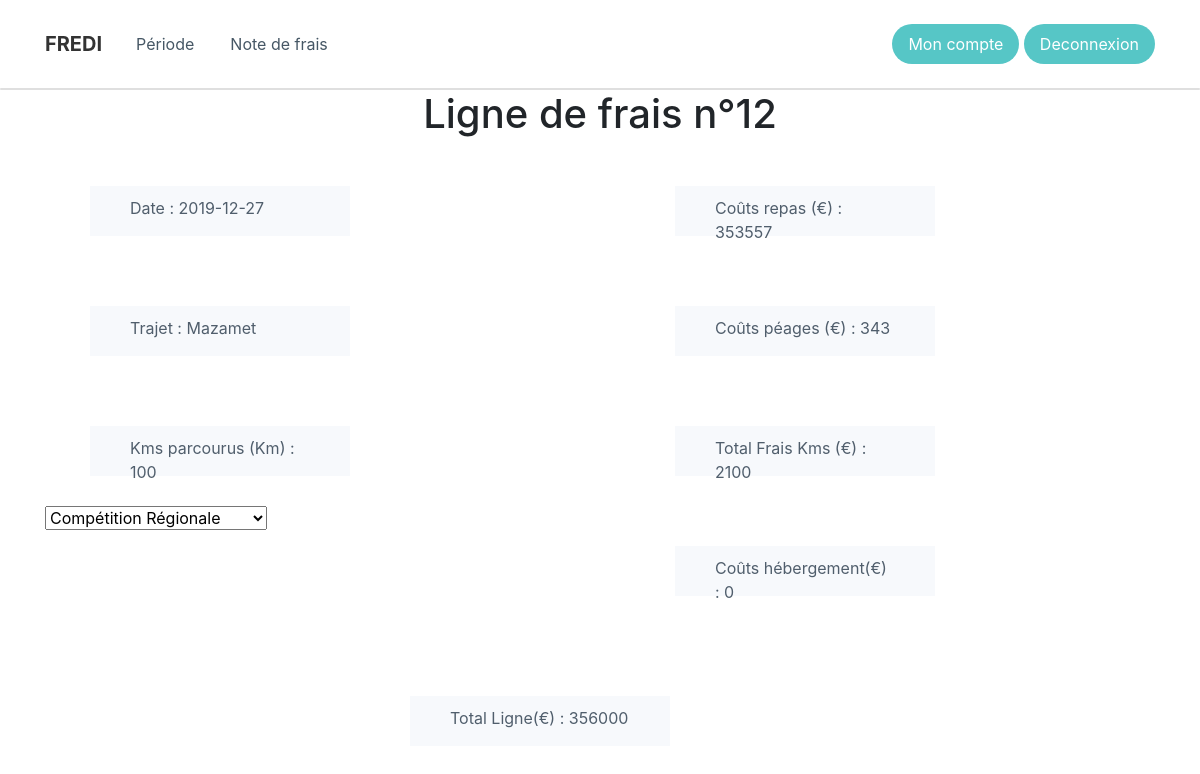
Before: /Ligne_de_frais.php?id_ligne=12 (signed in) with the older database file.
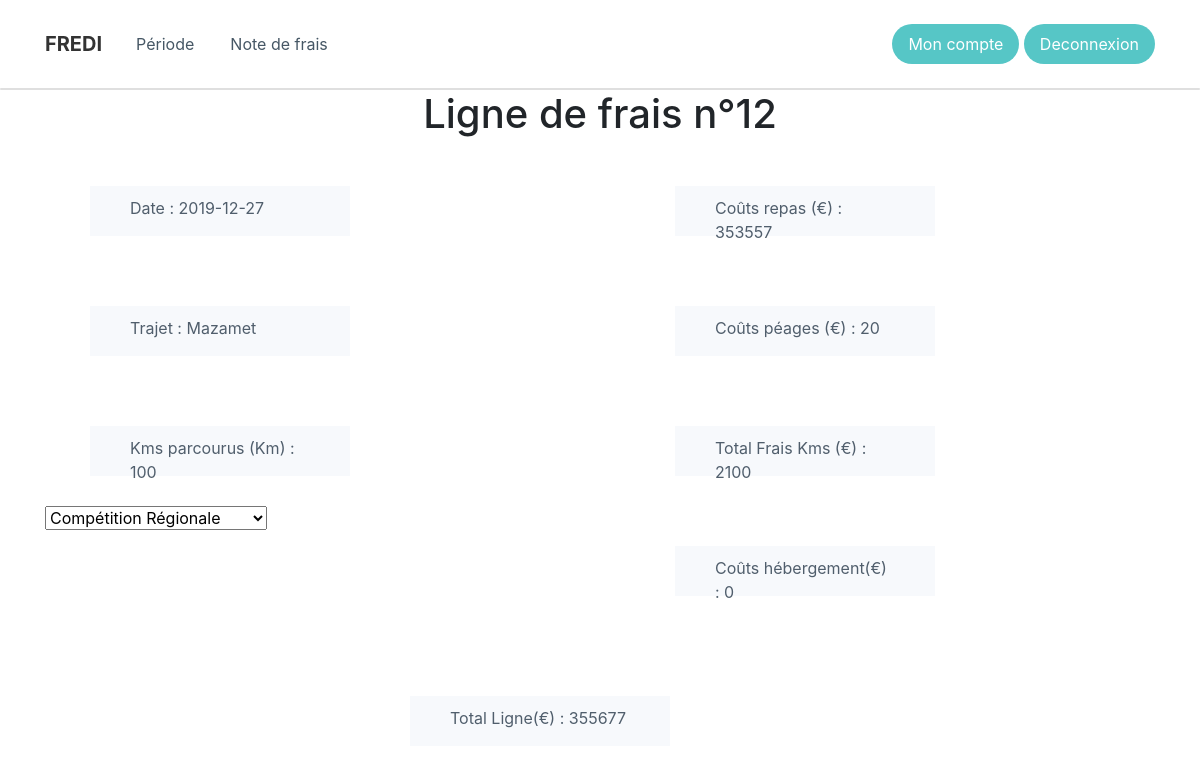
After: the same page with the newer database file.
### tables this page shows
CREATE TABLE `ligne_de_frais` (
  `id_ligne` int(11) NOT NULL,
  `date_frais` date NOT NULL,
  `lib_trajet` varchar(50) NOT NULL,
  `cout_peage` decimal(10,0) NOT NULL,
  `cout_repas` decimal(10,0) NOT NULL,
  `cout_hebergement` decimal(10,0) NOT NULL,
  `nb_km` int(11) NOT NULL,
  `total_km` decimal(10,0) NOT NULL,
  `total_ligne` decimal(10,0) NOT NULL,
  `code_statut` int(11) NOT NULL,
  `id_motif` int(11) NOT NULL,
  `annee` int(11) NOT NULL,
  `id_note` int(11) NOT NULL
);

### DAO/DAO.php (called while the page is built, shortened)
<?php
class DAO {
    public function __construct() {
        $user = DB_USER;
        $password = DB_PASSWORD;
        $host = DB_HOST;
        $name = DB_NAME;
        $dsn = 'mysql:host='.$host.';dbname='.$name;
        try {
            $pdo = new PDO($dsn, $user, $password, array(PDO::MYSQL_ATTR_INIT_COMMAND => "SET NAMES utf8"));
            $pdo->setAttribute(PDO::ATTR_ERRMODE, PDO::ERRMODE_EXCEPTION);
        } catch (PDOException $e) {
            echo("<p>Erreur lors de la connexion : " . $e->getMessage().'<p>');
        }
        $this->pdo = $pdo;
    }
}

### DAO/ligneDAO.php (called while the page is built, shortened)
<?php
require_once('DAO.php');
require_once('ligne.php');
Class LigneDAO extends DAO {
    public function find($id_ligne) {
        $sql = "SELECT * FROM ligne_de_frais WHERE id_ligne= :id_ligne";
        try {
            $sth = $this->pdo->prepare($sql);
            $sth->execute(array(
                ':id_ligne' => $id_ligne
            ));
            $row = $sth->fetch(PDO::FETCH_ASSOC);
        } catch (PDOException $e) {
            throw new Exception("Erreur lors de la requête SQL : " . $e->getMessage());
        }
        $ligne_de_frais=null;
        if ($row) {
            $ligne_de_frais = new Ligne($row);
        }
        return $ligne_de_frais;
    }
}

### DAO/ligne.php (called while the page is built, shortened)
<?php
class Ligne {
    private $date_frais;
    private $lib_trajet;
    private $cout_peage;
    private $cout_repas;
    private $cout_hebergement;
    private $nb_km;
    private $total_km;
    private $total_ligne;
    private $id_motif;
    public function __construct(array $row) {
        $this->date_frais = $row['date_frais'];
        $this->lib_trajet = $row['lib_trajet'];
        $this->cout_peage = $row['cout_peage'];
        $this->cout_repas = $row['cout_repas'];
        $this->cout_hebergement = $row['cout_hebergement'];
        $this->nb_km = $row['nb_km'];
        $this->total_km = $row['total_km'];
        $this->total_ligne = $row['total_ligne'];
        $this->id_motif = $row['id_motif'];
    }
    public function getDate_frais() {
        return $this->date_frais;
    }
    public function getLib_trajet() {
        return $this->lib_trajet;
    }
    public function getCout_peage() {
        return $this->cout_peage;
    }
    public function getCout_repas() {
        return $this->cout_repas;
    }
    public function getCout_hebergement() {
        return $this->cout_hebergement;
    }
    public function get_nb_km() {
        return $this->nb_km;
    }
    public function get_total_km() {
        return $this->total_km;
    }
    public function get_total_ligne() {
        return $this->total_ligne;
    }
    public function get_id_motif() {
        return $this->id_motif;
    }
}
?>

### Ligne_de_frais.php (the view, shortened to what this page needs)
<?php
require_once('DAO/ligneDAO.php');
$id_ligne = isset($_GET['id_ligne']) ? $_GET["id_ligne"] : "";
$ligne_de_frais = new LigneDAO();
$row = $ligne_de_frais->find($id_ligne);
?>
<!DOCTYPE html>
<html>
<head>
    <link rel="stylesheet" href="assets/bootstrap/css/bootstrap.min.css">
    <link rel="stylesheet" href="assets/css/Navigation-with-Button.css">
    <link rel="stylesheet" href="assets/css/styles.css">
</head>
<body>
    <?php require_once('include/nav.php'); ?>
    <div class="card"></div>
    <div>
        <div class="container">
            <div class="row">
                <div class="col-md-12">
                    <h1 style="text-align:center">Ligne de frais n°<?php echo $id_ligne;?></h1>
                </div>
            </div>
            <div class="row">
                <div class="col-md-6" style="padding: 0px;width: 555px;height: 120px;"><p style="padding: 10px 40px;background-color: rgb(247,249,252);color: rgb(80,94,108);width: 260px;height: 50px;margin: 60px;padding-top: 10px;margin-right: 60px;margin-top: 40px;">Date : <?php echo $row->getDate_frais()?></p></div>
                <div class="col-md-6" style="width: 555px;height: 120px;"><p type="text" style="width: 260px;height: 50px;padding: 10px 40px;background-color: rgb(247,249,252);color: rgb(80,94,108);text-align: left;margin: 60px;margin-top: 40px;" placeholder="Coûts repas (€)">Coûts repas (€) : <?php echo $row->getCout_repas()?></p></div>
            </div>
        </div>
    </div>
    <div>
        <div class="container">
            <div class="row">
                <div class="col-md-6" style="margin: 0px;width: 555px;padding: 0px;height: 120px;"><p type="text" style="width: 260px;height: 50px;margin: 60px;padding: 10px 40px;background-color: rgb(247,249,252);color: rgb(80,94,108);margin-top: 40px;margin-left: 60px;" placeholder="Trajet (Km)">Trajet : <?php echo $row->getLib_trajet()?></p></div>
                <div class="col-md-6" style="width: 555px;height: 120px;"><p type="text" style="width: 260px;height: 50px;margin: 60px;padding: 10px 40px;background-color: rgb(247,249,252);color: rgb(80,94,108);margin-top: 40px;" placeholder="Coûts péages (€)">Coûts péages (€) : <?php echo $row->getCout_peage()?></p></div>
            </div>
        </div>
    </div>
    <div>
        <div class="container">
            <div class="row">
                <div class="col-md-6" style="width: 555px;height: 120px;"><p type="text" style="width: 260px;height: 50px;margin: 60px;padding: 10px 40px;background-color: rgb(247,249,252);color: rgb(80,94,108);margin-left: 45px;margin-top: 40px;" placeholder="Kms parcourus (Km)">Kms parcourus (Km) : <?php echo $row->get_nb_km()?></p></div>
                <div class="col-md-6"
                    style="width: 555px;height: 120px;"><p type="text" style="width: 260px;height: 50px;margin: 60px;padding: 10px 40px;background-color: rgb(247,249,252);color: rgb(80,94,108);margin-top: 40px;" placeholder="Total Frais Kms (€)">Total Frais Kms (€) : <?php echo $row->get_total_km()?></p></div>
            </div>
        </div>
    </div>
    <div>
        <div class="container">
            <div class="row">
                <div class="col-md-6" style="width: 555px;height: 150px;">
                    <select>
                        <option <?php if($row->get_id_motif() == 2) { echo "selected"; }?>>Compétition Régionale</option>
                    </select>
            </div>
            <div class="col-md-6" style="width: 555px;height: 120px;"><p type="text" style="margin: 60px;width: 260px;height: 50px;padding: 10px 40px;margin-top: 40px;background-color: rgb(247,249,252);color: rgb(80,94,108);" title="Coûts hébergement (€)">Coûts hébergement(€) : <?php echo $row->getCout_hebergement()?></p></div>
        </div>
    </div>
    </div>
    <div>
        <div class="container">
            <div class="col-md-6 col-xl-6" style="width: 555px;height: 120px;">
                <p type="text" style="width: 260px;height: 50px;margin: 350px;margin-top: 40px;padding: 10px 40px;background-color: rgb(247,249,252);color: rgb(80,94,108);" placeholder="Total (€)">Total Ligne(€) : <?php echo $row->get_total_ligne()?></p></div>
        </div>
    </div>
</body>
</html>

### include/nav.php (shortened to what this page needs)
<nav class="navbar navbar-light navbar-expand-md navigation-clean-button">
    <div class="container"><a class="navbar-brand" href="index.php">FREDI</a>
        <div class="collapse navbar-collapse" id="navcol-1">
            <ul class="nav navbar-nav mr-auto">
                <li class="nav-item" role="presentation"><a class="nav-link" href="liste_periode.php">Période</a></li>
                <li class="nav-item" role="presentation"><a class="nav-link" href="display_notes.php">Note de frais</a></li>
            </ul>
            <span class="navbar-text actions">
                <?php
                if(isset($_SESSION['user'])) {
                    echo '
                    <a class="btn btn-light action-button" role="button" href="mon_compte.php">Mon compte</a>
                    <a class="btn btn-light action-button" role="button" href="deconnexion.php">Deconnexion</a>
                    ';
                } else {
                    echo '
                    <a class="login" href="connexion.php">Connexion</a>
                    <a class="btn btn-light action-button" role="button" href="inscription.php">Inscription</a>
                    ';
                }
                ?>
            </span>
        </div>
    </div>
</nav>

### assets/css/Navigation-with-Button.css (style rules this page uses)
.navigation-clean-button { background: #fff; padding-top: .75rem; padding-bottom: .75rem; color: #333; border-radius: 0; box-shadow: none; border: none; margin-bottom: 0; }
@media (min-width:768px) { .navigation-clean-button { padding-top: 1rem; padding-bottom: 1rem; } }
.navigation-clean-button .navbar-brand { font-weight: bold; color: inherit; }
.navigation-clean-button .navbar-collapse, .navigation-clean-button .form-inline { border-top-color: #ddd; }
.navigation-clean-button.navbar .navbar-nav .nav-link { padding-left: 18px; padding-right: 18px; }
.navigation-clean-button.navbar-light .navbar-nav .nav-link { color: #465765; }
.navigation-clean-button .navbar-text .action-button, .navigation-clean-button .navbar-text .action-button:active, .navigation-clean-button .navbar-text .action-button:hover { background: #56c6c6; border-radius: 20px; font-size: inherit; color: #fff; box-shadow: none; border: none; text-shadow: none; padding: .5rem 1rem; transition: background-color 0.25s; font-size: inherit; }

Changed rows visible on the page:
changed ligne_de_frais "Mazamet": cout_peage "343" → "20"; total_ligne "356000" → "355677"
